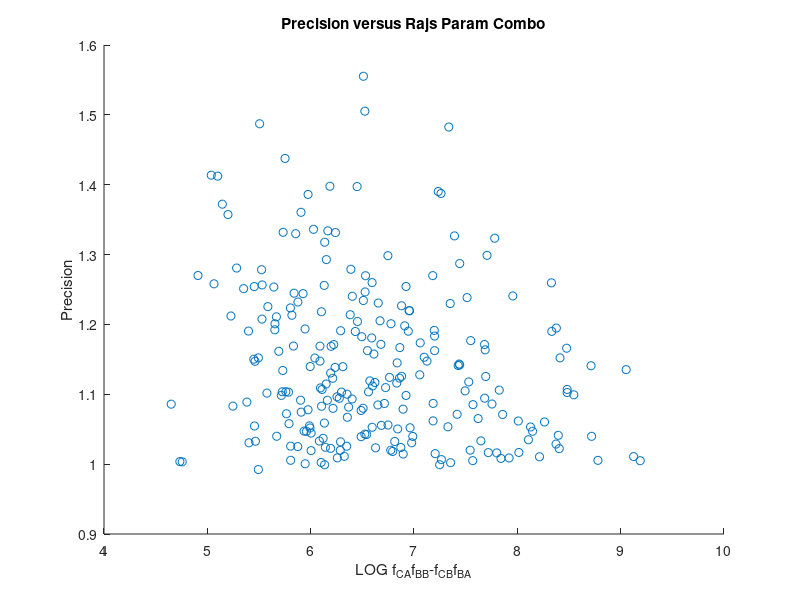
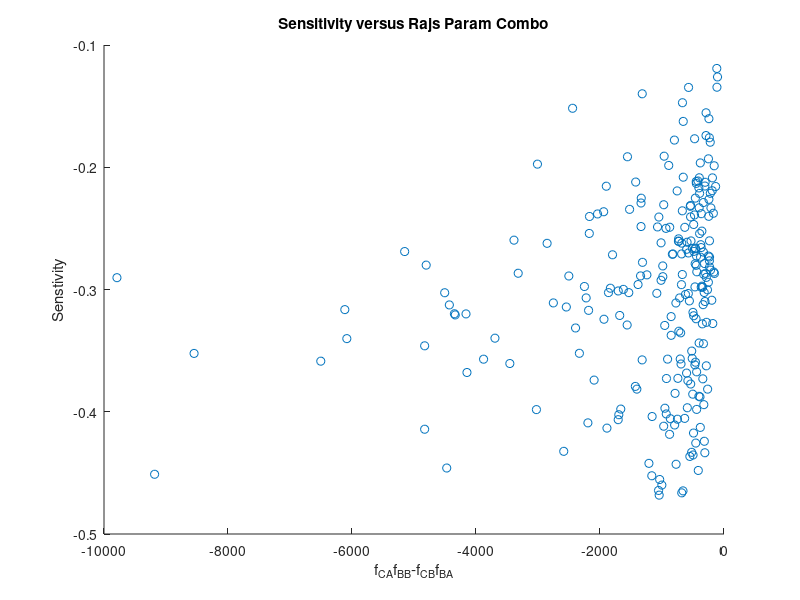
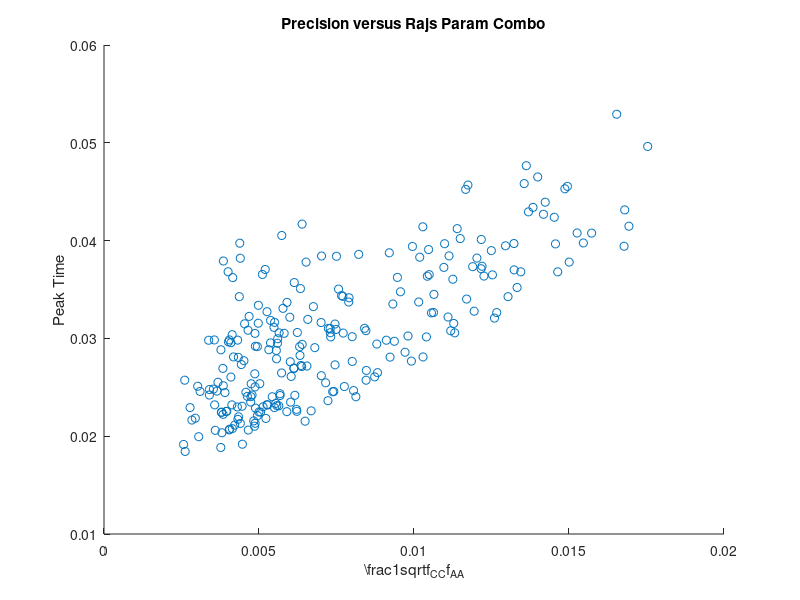

Here is the MATLAB script that generated these plots, in order:
load('net1_langevin_full.mat');
nP = 243;
k1 = D.p(1:nP,1);
k2 = D.p(1:nP,2);
k3 = D.p(1:nP,3);
k4 = D.p(1:nP,4);
k5 = D.p(1:nP,5);
k6 = D.p(1:nP,6);
k7 = D.p(1:nP,7);
AT = D.p(1:nP,8);
BT = D.p(1:nP,9);
CT = D.p(1:nP,10);

Ass = k1.*D.IO.*AT./(k2+k1.*D.IO);
Bss = k3.*Ass.*BT./(k4 + k3.*Ass);
Css = k5.*Ass.*CT./(k6.*Bss + k7 + k5.*Ass);

fCA = k5.*(CT-Css);
fBB = -k3.*Ass-k4;
fCB = -k6.*Css;
fBA = k3.*(BT-Bss);
fAA = -k1.*D.IO - k2;
fCC = -k5.*Ass -k6.*Bss-k7;

RajParam = fCA.*fBB-fCB.*fBA;
FreqParam = 1./sqrt(fCC.*fAA);

figure()
scatter(log(RajParam), D.outputStats(:,6));
title('Precision versus Rajs Param Combo')
xlabel('LOG f_{CA}f_{BB}-f_{CB}f_{BA}')
ylabel('Precision')

figure()
scatter(RajParam, D.outputStats(:,5));
title('Sensitivity versus Rajs Param Combo')
xlabel('f_{CA}f_{BB}-f_{CB}f_{BA}')
ylabel('Senstivity')


figure()
scatter(FreqParam, D.outputStats(:,3));
title('Precision versus Rajs Param Combo')
xlabel('\frac{1}{sqrt{f_{CC}f_{AA}}}')
ylabel('Peak Time')
